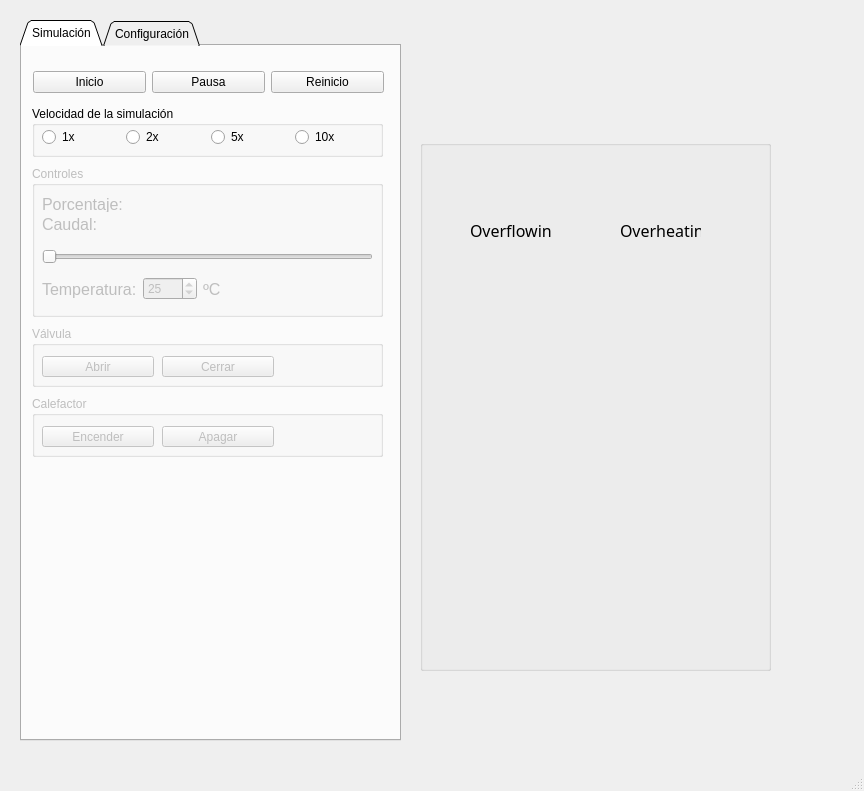
<?xml version="1.0" encoding="UTF-8"?>
<ui version="4.0">
 <class>MainWindow</class>
 <widget class="QMainWindow" name="MainWindow">
  <property name="geometry">
   <rect>
    <x>0</x>
    <y>0</y>
    <width>864</width>
    <height>791</height>
   </rect>
  </property>
  <property name="windowTitle">
   <string>MainWindow</string>
  </property>
  <widget class="QWidget" name="centralwidget">
   <widget class="QTabWidget" name="tabWidget">
    <property name="geometry">
     <rect>
      <x>20</x>
      <y>20</y>
      <width>381</width>
      <height>721</height>
     </rect>
    </property>
    <property name="autoFillBackground">
     <bool>false</bool>
    </property>
    <property name="tabShape">
     <enum>QTabWidget::Triangular</enum>
    </property>
    <property name="currentIndex">
     <number>0</number>
    </property>
    <widget class="QWidget" name="tab">
     <attribute name="title">
      <string>Simulación</string>
     </attribute>
     <widget class="QGroupBox" name="groupBox_Time">
      <property name="geometry">
       <rect>
        <x>10</x>
        <y>60</y>
        <width>351</width>
        <height>51</height>
       </rect>
      </property>
      <property name="title">
       <string>Velocidad de la simulación</string>
      </property>
      <widget class="QWidget" name="layoutWidget_0">
       <property name="geometry">
        <rect>
         <x>10</x>
         <y>20</y>
         <width>331</width>
         <height>22</height>
        </rect>
       </property>
       <layout class="QHBoxLayout" name="horizontalLayout">
        <item>
         <widget class="QRadioButton" name="radioButton_x1">
          <property name="text">
           <string>1x</string>
          </property>
         </widget>
        </item>
        <item>
         <widget class="QRadioButton" name="radioButton_x2">
          <property name="text">
           <string>2x</string>
          </property>
         </widget>
        </item>
        <item>
         <widget class="QRadioButton" name="radioButton_x5">
          <property name="text">
           <string>5x</string>
          </property>
         </widget>
        </item>
        <item>
         <widget class="QRadioButton" name="radioButton_x10">
          <property name="text">
           <string>10x</string>
          </property>
         </widget>
        </item>
       </layout>
      </widget>
     </widget>
     <widget class="QGroupBox" name="groupBox_Controls">
      <property name="enabled">
       <bool>false</bool>
      </property>
      <property name="geometry">
       <rect>
        <x>10</x>
        <y>120</y>
        <width>351</width>
        <height>151</height>
       </rect>
      </property>
      <property name="title">
       <string>Controles</string>
      </property>
      <widget class="QSlider" name="horizontalSlider_Flow">
       <property name="geometry">
        <rect>
         <x>10</x>
         <y>80</y>
         <width>331</width>
         <height>22</height>
        </rect>
       </property>
       <property name="maximum">
        <number>100</number>
       </property>
       <property name="orientation">
        <enum>Qt::Horizontal</enum>
       </property>
       <property name="invertedAppearance">
        <bool>false</bool>
       </property>
      </widget>
      <widget class="QLabel" name="label_PumpPercentage">
       <property name="geometry">
        <rect>
         <x>10</x>
         <y>30</y>
         <width>81</width>
         <height>16</height>
        </rect>
       </property>
       <property name="font">
        <font>
         <pointsize>12</pointsize>
        </font>
       </property>
       <property name="text">
        <string>Porcentaje:</string>
       </property>
      </widget>
      <widget class="QLabel" name="label_PumpPercentage_Value">
       <property name="geometry">
        <rect>
         <x>100</x>
         <y>60</y>
         <width>81</width>
         <height>16</height>
        </rect>
       </property>
       <property name="font">
        <font>
         <pointsize>12</pointsize>
        </font>
       </property>
       <property name="text">
        <string/>
       </property>
      </widget>
      <widget class="QLabel" name="label_PumpFlow">
       <property name="geometry">
        <rect>
         <x>10</x>
         <y>50</y>
         <width>61</width>
         <height>16</height>
        </rect>
       </property>
       <property name="font">
        <font>
         <pointsize>12</pointsize>
        </font>
       </property>
       <property name="text">
        <string>Caudal:</string>
       </property>
      </widget>
      <widget class="QLabel" name="label_PumpFlow_Value">
       <property name="geometry">
        <rect>
         <x>70</x>
         <y>80</y>
         <width>81</width>
         <height>16</height>
        </rect>
       </property>
       <property name="font">
        <font>
         <pointsize>12</pointsize>
        </font>
       </property>
       <property name="text">
        <string/>
       </property>
      </widget>
      <widget class="QWidget" name="layoutWidget_14">
       <property name="geometry">
        <rect>
         <x>10</x>
         <y>110</y>
         <width>215</width>
         <height>26</height>
        </rect>
       </property>
       <layout class="QHBoxLayout" name="horizontalLayout_4">
        <item>
         <widget class="QLabel" name="label_PumpTemperature">
          <property name="font">
           <font>
            <pointsize>12</pointsize>
           </font>
          </property>
          <property name="text">
           <string>Temperatura:</string>
          </property>
         </widget>
        </item>
        <item>
         <widget class="QSpinBox" name="spinBox_Temperature">
          <property name="minimum">
           <number>-273</number>
          </property>
          <property name="maximum">
           <number>1000</number>
          </property>
          <property name="value">
           <number>25</number>
          </property>
         </widget>
        </item>
        <item>
         <widget class="QLabel" name="label_PumpTemperature_Units">
          <property name="font">
           <font>
            <pointsize>12</pointsize>
           </font>
          </property>
          <property name="text">
           <string>ºC</string>
          </property>
         </widget>
        </item>
       </layout>
      </widget>
     </widget>
     <widget class="QGroupBox" name="groupBox_Valve">
      <property name="enabled">
       <bool>false</bool>
      </property>
      <property name="geometry">
       <rect>
        <x>10</x>
        <y>280</y>
        <width>351</width>
        <height>61</height>
       </rect>
      </property>
      <property name="title">
       <string>Válvula</string>
      </property>
      <widget class="QPushButton" name="pushButton_Valve_Open">
       <property name="geometry">
        <rect>
         <x>10</x>
         <y>30</y>
         <width>112</width>
         <height>21</height>
        </rect>
       </property>
       <property name="text">
        <string>Abrir</string>
       </property>
      </widget>
      <widget class="QPushButton" name="pushButton_Valve_Close">
       <property name="geometry">
        <rect>
         <x>130</x>
         <y>30</y>
         <width>112</width>
         <height>21</height>
        </rect>
       </property>
       <property name="text">
        <string>Cerrar</string>
       </property>
      </widget>
     </widget>
     <widget class="QWidget" name="layoutWidget_15">
      <property name="geometry">
       <rect>
        <x>11</x>
        <y>21</y>
        <width>351</width>
        <height>30</height>
       </rect>
      </property>
      <layout class="QHBoxLayout" name="horizontalLayout_2">
       <item>
        <widget class="QPushButton" name="pushButton_Start">
         <property name="text">
          <string>Inicio</string>
         </property>
        </widget>
       </item>
       <item>
        <widget class="QPushButton" name="pushButton_Pause">
         <property name="text">
          <string>Pausa</string>
         </property>
        </widget>
       </item>
       <item>
        <widget class="QPushButton" name="pushButton_Reset">
         <property name="text">
          <string>Reinicio</string>
         </property>
        </widget>
       </item>
      </layout>
     </widget>
     <widget class="QGroupBox" name="groupBox_Heater">
      <property name="enabled">
       <bool>false</bool>
      </property>
      <property name="geometry">
       <rect>
        <x>10</x>
        <y>350</y>
        <width>351</width>
        <height>61</height>
       </rect>
      </property>
      <property name="title">
       <string>Calefactor</string>
      </property>
      <widget class="QPushButton" name="pushButton_Heater_On">
       <property name="geometry">
        <rect>
         <x>10</x>
         <y>30</y>
         <width>112</width>
         <height>21</height>
        </rect>
       </property>
       <property name="text">
        <string>Encender</string>
       </property>
      </widget>
      <widget class="QPushButton" name="pushButton_Heater_Off">
       <property name="geometry">
        <rect>
         <x>130</x>
         <y>30</y>
         <width>112</width>
         <height>21</height>
        </rect>
       </property>
       <property name="text">
        <string>Apagar</string>
       </property>
      </widget>
     </widget>
    </widget>
    <widget class="QWidget" name="tab_2">
     <attribute name="title">
      <string>Configuración</string>
     </attribute>
     <widget class="QGroupBox" name="groupBox_Pump_Config">
      <property name="geometry">
       <rect>
        <x>10</x>
        <y>10</y>
        <width>351</width>
        <height>101</height>
       </rect>
      </property>
      <property name="title">
       <string>Bomba de entrada</string>
      </property>
      <widget class="QWidget" name="layoutWidget_2">
       <property name="geometry">
        <rect>
         <x>10</x>
         <y>30</y>
         <width>242</width>
         <height>26</height>
        </rect>
       </property>
       <layout class="QHBoxLayout" name="horizontalLayout_5">
        <item>
         <widget class="QLabel" name="label_EntranceFlow">
          <property name="font">
           <font>
            <pointsize>12</pointsize>
           </font>
          </property>
          <property name="text">
           <string>Caudal máximo:</string>
          </property>
         </widget>
        </item>
        <item>
         <widget class="QSpinBox" name="spinBox_EntranceFlow">
          <property name="minimum">
           <number>0</number>
          </property>
          <property name="maximum">
           <number>1000</number>
          </property>
          <property name="value">
           <number>10</number>
          </property>
         </widget>
        </item>
        <item>
         <widget class="QLabel" name="label_EntranceFlow_Units">
          <property name="font">
           <font>
            <pointsize>12</pointsize>
           </font>
          </property>
          <property name="text">
           <string>L/s</string>
          </property>
         </widget>
        </item>
       </layout>
      </widget>
      <widget class="QWidget" name="layoutWidget_3">
       <property name="geometry">
        <rect>
         <x>10</x>
         <y>60</y>
         <width>215</width>
         <height>26</height>
        </rect>
       </property>
       <layout class="QHBoxLayout" name="horizontalLayout_6">
        <item>
         <widget class="QLabel" name="label_EntranceTemp">
          <property name="font">
           <font>
            <pointsize>12</pointsize>
           </font>
          </property>
          <property name="text">
           <string>Temperatura:</string>
          </property>
         </widget>
        </item>
        <item>
         <widget class="QSpinBox" name="spinBox_EntranceTemp">
          <property name="minimum">
           <number>-273</number>
          </property>
          <property name="maximum">
           <number>1000</number>
          </property>
          <property name="value">
           <number>25</number>
          </property>
         </widget>
        </item>
        <item>
         <widget class="QLabel" name="label_EntranceTemp_Units">
          <property name="font">
           <font>
            <pointsize>12</pointsize>
           </font>
          </property>
          <property name="text">
           <string>ºC</string>
          </property>
         </widget>
        </item>
       </layout>
      </widget>
     </widget>
     <widget class="QGroupBox" name="groupBox_Valve_Config">
      <property name="geometry">
       <rect>
        <x>10</x>
        <y>130</y>
        <width>351</width>
        <height>151</height>
       </rect>
      </property>
      <property name="title">
       <string>Válvula de salida</string>
      </property>
      <widget class="QWidget" name="layoutWidget_4">
       <property name="geometry">
        <rect>
         <x>10</x>
         <y>30</y>
         <width>222</width>
         <height>26</height>
        </rect>
       </property>
       <layout class="QHBoxLayout" name="horizontalLayout_7">
        <item>
         <widget class="QLabel" name="label_ExitRadius">
          <property name="font">
           <font>
            <pointsize>12</pointsize>
           </font>
          </property>
          <property name="text">
           <string>Radio tubería:</string>
          </property>
         </widget>
        </item>
        <item>
         <widget class="QSpinBox" name="spinBox_ExitRadius">
          <property name="minimum">
           <number>0</number>
          </property>
          <property name="maximum">
           <number>1000</number>
          </property>
          <property name="value">
           <number>25</number>
          </property>
         </widget>
        </item>
        <item>
         <widget class="QLabel" name="label_ExitRadius_Units">
          <property name="font">
           <font>
            <pointsize>12</pointsize>
           </font>
          </property>
          <property name="text">
           <string>cm</string>
          </property>
         </widget>
        </item>
       </layout>
      </widget>
      <widget class="QWidget" name="layoutWidget_5">
       <property name="geometry">
        <rect>
         <x>10</x>
         <y>60</y>
         <width>232</width>
         <height>26</height>
        </rect>
       </property>
       <layout class="QHBoxLayout" name="horizontalLayout_8">
        <item>
         <widget class="QLabel" name="label_ExitArea">
          <property name="font">
           <font>
            <pointsize>12</pointsize>
           </font>
          </property>
          <property name="text">
           <string>Área sección tubería:</string>
          </property>
         </widget>
        </item>
        <item>
         <widget class="QLabel" name="label_ExitArea_Value">
          <property name="font">
           <font>
            <pointsize>12</pointsize>
           </font>
          </property>
          <property name="text">
           <string/>
          </property>
         </widget>
        </item>
       </layout>
      </widget>
      <widget class="QWidget" name="layoutWidget_6">
       <property name="geometry">
        <rect>
         <x>10</x>
         <y>110</y>
         <width>260</width>
         <height>26</height>
        </rect>
       </property>
       <layout class="QHBoxLayout" name="horizontalLayout_9">
        <item>
         <widget class="QLabel" name="label_ExitConnection">
          <property name="font">
           <font>
            <pointsize>12</pointsize>
           </font>
          </property>
          <property name="text">
           <string>Altura de conexión:</string>
          </property>
         </widget>
        </item>
        <item>
         <widget class="QSpinBox" name="spinBox_ExitConnection">
          <property name="minimum">
           <number>0</number>
          </property>
          <property name="maximum">
           <number>1000</number>
          </property>
          <property name="value">
           <number>0</number>
          </property>
         </widget>
        </item>
        <item>
         <widget class="QLabel" name="label_ExitConnection_Units">
          <property name="font">
           <font>
            <pointsize>12</pointsize>
           </font>
          </property>
          <property name="text">
           <string>m</string>
          </property>
         </widget>
        </item>
       </layout>
      </widget>
     </widget>
     <widget class="QGroupBox" name="groupBox_Tank_Config">
      <property name="geometry">
       <rect>
        <x>10</x>
        <y>300</y>
        <width>351</width>
        <height>211</height>
       </rect>
      </property>
      <property name="title">
       <string>Cisterna</string>
      </property>
      <widget class="QWidget" name="layoutWidget_7">
       <property name="geometry">
        <rect>
         <x>10</x>
         <y>30</y>
         <width>220</width>
         <height>26</height>
        </rect>
       </property>
       <layout class="QHBoxLayout" name="horizontalLayout_10">
        <item>
         <widget class="QLabel" name="label_MaxLevel">
          <property name="font">
           <font>
            <pointsize>12</pointsize>
           </font>
          </property>
          <property name="text">
           <string>Nivel máximo:</string>
          </property>
         </widget>
        </item>
        <item>
         <widget class="QSpinBox" name="spinBox_MaxLevel">
          <property name="minimum">
           <number>0</number>
          </property>
          <property name="maximum">
           <number>5000</number>
          </property>
          <property name="value">
           <number>5000</number>
          </property>
         </widget>
        </item>
        <item>
         <widget class="QLabel" name="label_MaxLevel_Units">
          <property name="font">
           <font>
            <pointsize>12</pointsize>
           </font>
          </property>
          <property name="text">
           <string>L</string>
          </property>
         </widget>
        </item>
       </layout>
      </widget>
      <widget class="QWidget" name="layoutWidget_8">
       <property name="geometry">
        <rect>
         <x>10</x>
         <y>60</y>
         <width>184</width>
         <height>26</height>
        </rect>
       </property>
       <layout class="QHBoxLayout" name="horizontalLayout_11">
        <item>
         <widget class="QLabel" name="label_InitLevel">
          <property name="font">
           <font>
            <pointsize>12</pointsize>
           </font>
          </property>
          <property name="text">
           <string>Nivel inicial</string>
          </property>
         </widget>
        </item>
        <item>
         <widget class="QSpinBox" name="spinBox_InitLevel">
          <property name="minimum">
           <number>0</number>
          </property>
          <property name="maximum">
           <number>5000</number>
          </property>
          <property name="value">
           <number>0</number>
          </property>
         </widget>
        </item>
        <item>
         <widget class="QLabel" name="label_InitLevel_Units">
          <property name="font">
           <font>
            <pointsize>12</pointsize>
           </font>
          </property>
          <property name="text">
           <string>L</string>
          </property>
         </widget>
        </item>
       </layout>
      </widget>
      <widget class="QWidget" name="layoutWidget_9">
       <property name="geometry">
        <rect>
         <x>10</x>
         <y>100</y>
         <width>292</width>
         <height>26</height>
        </rect>
       </property>
       <layout class="QHBoxLayout" name="horizontalLayout_12">
        <item>
         <widget class="QLabel" name="label_MaxTemp">
          <property name="font">
           <font>
            <pointsize>12</pointsize>
           </font>
          </property>
          <property name="text">
           <string>Temperatura máxima:</string>
          </property>
         </widget>
        </item>
        <item>
         <widget class="QSpinBox" name="spinBox_MaxTemp">
          <property name="minimum">
           <number>-273</number>
          </property>
          <property name="maximum">
           <number>1000</number>
          </property>
          <property name="value">
           <number>25</number>
          </property>
         </widget>
        </item>
        <item>
         <widget class="QLabel" name="label_MaxTemp_Units">
          <property name="font">
           <font>
            <pointsize>12</pointsize>
           </font>
          </property>
          <property name="text">
           <string>ºC</string>
          </property>
         </widget>
        </item>
       </layout>
      </widget>
      <widget class="QWidget" name="layoutWidget_10">
       <property name="geometry">
        <rect>
         <x>10</x>
         <y>130</y>
         <width>272</width>
         <height>26</height>
        </rect>
       </property>
       <layout class="QHBoxLayout" name="horizontalLayout_13">
        <item>
         <widget class="QLabel" name="label_InitTemp">
          <property name="font">
           <font>
            <pointsize>12</pointsize>
           </font>
          </property>
          <property name="text">
           <string>Temperatura inicial:</string>
          </property>
         </widget>
        </item>
        <item>
         <widget class="QSpinBox" name="spinBox_InitTemp">
          <property name="minimum">
           <number>-273</number>
          </property>
          <property name="maximum">
           <number>1000</number>
          </property>
          <property name="value">
           <number>25</number>
          </property>
         </widget>
        </item>
        <item>
         <widget class="QLabel" name="label_InitTemp_Units">
          <property name="font">
           <font>
            <pointsize>12</pointsize>
           </font>
          </property>
          <property name="text">
           <string>ºC</string>
          </property>
         </widget>
        </item>
       </layout>
      </widget>
      <widget class="QWidget" name="layoutWidget_11">
       <property name="geometry">
        <rect>
         <x>10</x>
         <y>170</y>
         <width>235</width>
         <height>26</height>
        </rect>
       </property>
       <layout class="QHBoxLayout" name="horizontalLayout_14">
        <item>
         <widget class="QLabel" name="label_BaseRadius">
          <property name="font">
           <font>
            <pointsize>12</pointsize>
           </font>
          </property>
          <property name="text">
           <string>Radio de la base:</string>
          </property>
         </widget>
        </item>
        <item>
         <widget class="QSpinBox" name="spinBox_BaseRadius">
          <property name="minimum">
           <number>0</number>
          </property>
          <property name="maximum">
           <number>100</number>
          </property>
          <property name="value">
           <number>2</number>
          </property>
         </widget>
        </item>
        <item>
         <widget class="QLabel" name="label_BaseRadius_Units">
          <property name="font">
           <font>
            <pointsize>12</pointsize>
           </font>
          </property>
          <property name="text">
           <string>m</string>
          </property>
         </widget>
        </item>
       </layout>
      </widget>
      <widget class="QLabel" name="label_BaseArea">
       <property name="geometry">
        <rect>
         <x>220</x>
         <y>160</y>
         <width>121</width>
         <height>23</height>
        </rect>
       </property>
       <property name="font">
        <font>
         <pointsize>12</pointsize>
        </font>
       </property>
       <property name="text">
        <string>Área de la base:</string>
       </property>
      </widget>
      <widget class="QLabel" name="label_BaseArea_Value">
       <property name="geometry">
        <rect>
         <x>220</x>
         <y>180</y>
         <width>121</width>
         <height>23</height>
        </rect>
       </property>
       <property name="font">
        <font>
         <pointsize>12</pointsize>
        </font>
       </property>
       <property name="text">
        <string/>
       </property>
      </widget>
     </widget>
     <widget class="QGroupBox" name="groupBox_Heater_Config">
      <property name="geometry">
       <rect>
        <x>10</x>
        <y>530</y>
        <width>351</width>
        <height>71</height>
       </rect>
      </property>
      <property name="title">
       <string>Calentador</string>
      </property>
      <widget class="QWidget" name="layoutWidget_12">
       <property name="geometry">
        <rect>
         <x>10</x>
         <y>30</y>
         <width>272</width>
         <height>26</height>
        </rect>
       </property>
       <layout class="QHBoxLayout" name="horizontalLayout_15">
        <item>
         <widget class="QLabel" name="label_HeaterTemp">
          <property name="font">
           <font>
            <pointsize>12</pointsize>
           </font>
          </property>
          <property name="text">
           <string>Temperatura inicial:</string>
          </property>
         </widget>
        </item>
        <item>
         <widget class="QSpinBox" name="spinBox_InitHeaterTemp">
          <property name="minimum">
           <number>-273</number>
          </property>
          <property name="maximum">
           <number>1000</number>
          </property>
          <property name="value">
           <number>25</number>
          </property>
         </widget>
        </item>
        <item>
         <widget class="QLabel" name="label_HeaterTemp_Units">
          <property name="font">
           <font>
            <pointsize>12</pointsize>
           </font>
          </property>
          <property name="text">
           <string>ºC</string>
          </property>
         </widget>
        </item>
       </layout>
      </widget>
     </widget>
     <widget class="QGroupBox" name="groupBox_Enviroment_Config">
      <property name="geometry">
       <rect>
        <x>10</x>
        <y>610</y>
        <width>351</width>
        <height>71</height>
       </rect>
      </property>
      <property name="title">
       <string>Ambiente</string>
      </property>
      <widget class="QWidget" name="layoutWidget_13">
       <property name="geometry">
        <rect>
         <x>10</x>
         <y>30</y>
         <width>305</width>
         <height>26</height>
        </rect>
       </property>
       <layout class="QHBoxLayout" name="horizontalLayout_16">
        <item>
         <widget class="QLabel" name="label_EnviromentalTemp">
          <property name="font">
           <font>
            <pointsize>12</pointsize>
           </font>
          </property>
          <property name="text">
           <string>Temperatura ambiente:</string>
          </property>
         </widget>
        </item>
        <item>
         <widget class="QSpinBox" name="spinBox_EnviromentalTemp">
          <property name="minimum">
           <number>-273</number>
          </property>
          <property name="maximum">
           <number>1000</number>
          </property>
          <property name="value">
           <number>25</number>
          </property>
         </widget>
        </item>
        <item>
         <widget class="QLabel" name="label_EnviromentalTemp_Units">
          <property name="font">
           <font>
            <pointsize>12</pointsize>
           </font>
          </property>
          <property name="text">
           <string>ºC</string>
          </property>
         </widget>
        </item>
       </layout>
      </widget>
     </widget>
    </widget>
   </widget>
   <widget class="QGroupBox" name="groupBox_GUI">
    <property name="geometry">
     <rect>
      <x>420</x>
      <y>140</y>
      <width>351</width>
      <height>531</height>
     </rect>
    </property>
    <property name="autoFillBackground">
     <bool>false</bool>
    </property>
    <property name="title">
     <string/>
    </property>
    <widget class="QLabel" name="label_Overheat">
     <property name="geometry">
      <rect>
       <x>200</x>
       <y>80</y>
       <width>81</width>
       <height>21</height>
      </rect>
     </property>
     <property name="font">
      <font>
       <family>Impact</family>
       <pointsize>12</pointsize>
      </font>
     </property>
     <property name="text">
      <string>Overheating</string>
     </property>
    </widget>
    <widget class="QLabel" name="ImageWhiteMask">
     <property name="geometry">
      <rect>
       <x>30</x>
       <y>137</y>
       <width>265</width>
       <height>308</height>
      </rect>
     </property>
     <property name="text">
      <string/>
     </property>
     <property name="pixmap">
      <pixmap resource="images.qrc">:/resources/Images/TankWhiteMask.jpg</pixmap>
     </property>
     <property name="scaledContents">
      <bool>true</bool>
     </property>
    </widget>
    <widget class="QLabel" name="ImageOverflow">
     <property name="geometry">
      <rect>
       <x>62</x>
       <y>20</y>
       <width>57</width>
       <height>57</height>
      </rect>
     </property>
     <property name="text">
      <string/>
     </property>
     <property name="pixmap">
      <pixmap resource="images.qrc">:/resources/Images/OverFlow.jpg</pixmap>
     </property>
     <property name="scaledContents">
      <bool>true</bool>
     </property>
    </widget>
    <widget class="QLabel" name="ImageTankValveOpen">
     <property name="geometry">
      <rect>
       <x>30</x>
       <y>110</y>
       <width>265</width>
       <height>361</height>
      </rect>
     </property>
     <property name="text">
      <string/>
     </property>
     <property name="pixmap">
      <pixmap resource="images.qrc">:/resources/Images/TankValveOpen.jpg</pixmap>
     </property>
     <property name="scaledContents">
      <bool>true</bool>
     </property>
    </widget>
    <widget class="QLabel" name="ImageFlame">
     <property name="geometry">
      <rect>
       <x>80</x>
       <y>460</y>
       <width>153</width>
       <height>57</height>
      </rect>
     </property>
     <property name="text">
      <string/>
     </property>
     <property name="pixmap">
      <pixmap resource="images.qrc">:/resources/Images/Flames.jpg</pixmap>
     </property>
     <property name="scaledContents">
      <bool>true</bool>
     </property>
    </widget>
    <widget class="QLabel" name="ImageWaterFlow">
     <property name="geometry">
      <rect>
       <x>30</x>
       <y>137</y>
       <width>265</width>
       <height>308</height>
      </rect>
     </property>
     <property name="text">
      <string/>
     </property>
     <property name="pixmap">
      <pixmap resource="images.qrc">:/resources/Images/WaterFlow.jpg</pixmap>
     </property>
     <property name="scaledContents">
      <bool>true</bool>
     </property>
    </widget>
    <widget class="QLabel" name="label_Overflow">
     <property name="geometry">
      <rect>
       <x>50</x>
       <y>80</y>
       <width>81</width>
       <height>21</height>
      </rect>
     </property>
     <property name="font">
      <font>
       <family>Impact</family>
       <pointsize>12</pointsize>
      </font>
     </property>
     <property name="text">
      <string>Overflowing</string>
     </property>
    </widget>
    <widget class="QLabel" name="ImageThermometer">
     <property name="geometry">
      <rect>
       <x>300</x>
       <y>190</y>
       <width>41</width>
       <height>185</height>
      </rect>
     </property>
     <property name="text">
      <string/>
     </property>
     <property name="pixmap">
      <pixmap resource="images.qrc">:/resources/Images/Thermometer.jpg</pixmap>
     </property>
     <property name="scaledContents">
      <bool>true</bool>
     </property>
    </widget>
    <widget class="QLabel" name="ImageOverheat">
     <property name="geometry">
      <rect>
       <x>212</x>
       <y>20</y>
       <width>57</width>
       <height>57</height>
      </rect>
     </property>
     <property name="text">
      <string/>
     </property>
     <property name="pixmap">
      <pixmap resource="images.qrc">:/resources/Images/OverHeat.jpg</pixmap>
     </property>
     <property name="scaledContents">
      <bool>true</bool>
     </property>
    </widget>
    <widget class="QLabel" name="ImageTankValveClose">
     <property name="geometry">
      <rect>
       <x>30</x>
       <y>110</y>
       <width>265</width>
       <height>361</height>
      </rect>
     </property>
     <property name="text">
      <string/>
     </property>
     <property name="pixmap">
      <pixmap resource="images.qrc">:/resources/Images/TankValveClosed.jpg</pixmap>
     </property>
     <property name="scaledContents">
      <bool>true</bool>
     </property>
    </widget>
    <widget class="QLabel" name="ImageThermometerMask">
     <property name="geometry">
      <rect>
       <x>316</x>
       <y>198</y>
       <width>9</width>
       <height>137</height>
      </rect>
     </property>
     <property name="text">
      <string/>
     </property>
     <property name="pixmap">
      <pixmap resource="images.qrc">:/resources/Images/ThermWhiteMask.jpg</pixmap>
     </property>
     <property name="scaledContents">
      <bool>true</bool>
     </property>
    </widget>
    <zorder>ImageThermometer</zorder>
    <zorder>ImageTankValveClose</zorder>
    <zorder>ImageTankValveOpen</zorder>
    <zorder>label_Overheat</zorder>
    <zorder>ImageOverflow</zorder>
    <zorder>ImageFlame</zorder>
    <zorder>ImageWaterFlow</zorder>
    <zorder>label_Overflow</zorder>
    <zorder>ImageOverheat</zorder>
    <zorder>ImageThermometerMask</zorder>
    <zorder>ImageWhiteMask</zorder>
   </widget>
  </widget>
  <widget class="QMenuBar" name="menubar">
   <property name="geometry">
    <rect>
     <x>0</x>
     <y>0</y>
     <width>864</width>
     <height>20</height>
    </rect>
   </property>
  </widget>
  <widget class="QStatusBar" name="statusbar"/>
 </widget>
 <resources>
  <include location="images.qrc"/>
 </resources>
 <connections/>
</ui>
